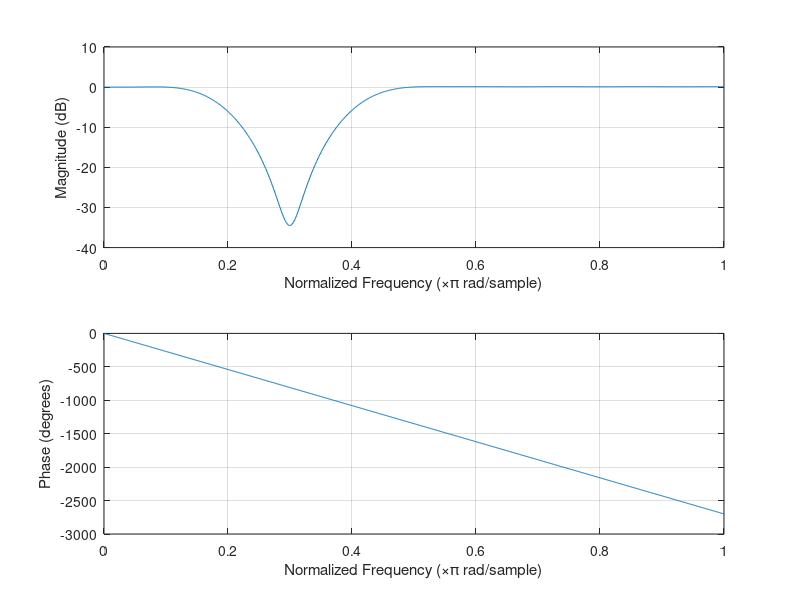

This chart was generated by the following MATLAB code:
ord = 31;

low = 0.000001;
bnd = [0.2 0.4];

bM = fir1(ord-1,[low bnd]);

disp(sprintf('%d,',round(bM*32768)))

freqz(bM,1,1024);